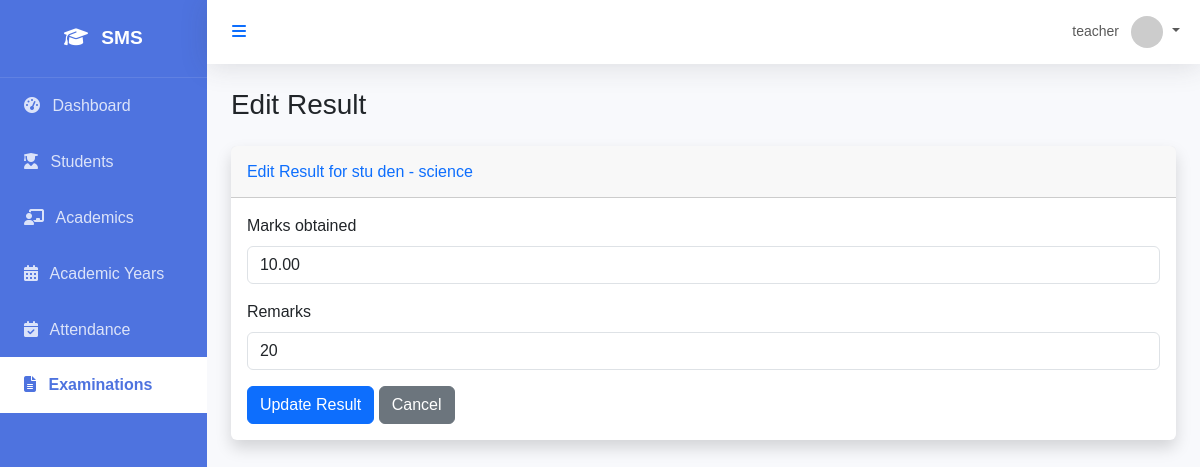
Screenshot of /examination/results/1/edit/ (signed in) with the database file from the repository.
### core/models.py (models this page shows, shortened)
class User(AbstractUser):
    class Role(models.TextChoices):
        SUPER_ADMIN = "SUPER_ADMIN", "Super Admin"
        SCHOOL_ADMIN = "SCHOOL_ADMIN", "School Admin"
        ACADEMIC_ADMIN = "ACADEMIC_ADMIN", "Academic Admin"
        TEACHER = "TEACHER", "Teacher"
        STUDENT = "STUDENT", "Student"
        PARENT = "PARENT", "Parent"
        ACCOUNTANT = "ACCOUNTANT", "Accountant"
        LIBRARIAN = "LIBRARIAN", "Librarian"
        RECEPTIONIST = "RECEPTIONIST", "Receptionist"
        HR_MANAGER = "HR_MANAGER", "HR Manager"
    role = models.CharField(max_length=50, choices=Role.choices, default=Role.STUDENT)
    objects = CustomUserManager()

### examination/models.py (models this page shows, shortened)
class Result(models.Model):
    exam = models.ForeignKey(Exam, on_delete=models.CASCADE)
    student = models.ForeignKey(Student, on_delete=models.CASCADE, related_name='results')
    subject = models.ForeignKey(Subject, on_delete=models.CASCADE)
    marks_obtained = models.DecimalField(max_digits=5, decimal_places=2)
    max_marks = models.DecimalField(max_digits=5, decimal_places=2, default=100.00)
    remarks = models.CharField(max_length=255, blank=True)
    created_at = models.DateTimeField(auto_now_add=True)
    updated_at = models.DateTimeField(auto_now=True)
    class Meta:
        unique_together = ['exam', 'student', 'subject']

### students/models.py (models this page shows, shortened)
class Student(models.Model):
    user = models.OneToOneField(settings.AUTH_USER_MODEL, on_delete=models.CASCADE, related_name='student_profile')
    admission_number = models.CharField(max_length=50, unique=True)
    admission_date = models.DateField()
    roll_number = models.IntegerField(null=True, blank=True)
    date_of_birth = models.DateField()
    gender = models.CharField(max_length=10, choices=[('M', 'Male'), ('F', 'Female'), ('O', 'Other')])
    blood_group = models.CharField(max_length=5, blank=True)
    address = models.TextField()
    phone_number = models.CharField(max_length=15, blank=True)
    current_class = models.ForeignKey('academics.Class', on_delete=models.SET_NULL, null=True, blank=True, related_name='students')
    section = models.ForeignKey('academics.Section', on_delete=models.SET_NULL, null=True, blank=True, related_name='students')
    created_at = models.DateTimeField(auto_now_add=True)
    updated_at = models.DateTimeField(auto_now=True)

### academics/models.py (models this page shows, shortened)
class Subject(models.Model):
    name = models.CharField(max_length=100)
    code = models.CharField(max_length=20, unique=True)
    classes = models.ManyToManyField(Class, related_name='subjects')
    is_elective = models.BooleanField(default=False)

### examination/views.py (the view)
# urls.py: path('results/<int:pk>/edit/', result_edit, name='result_edit'),
@login_required
@user_passes_test(lambda u: u.role in [User.Role.SUPER_ADMIN, User.Role.SCHOOL_ADMIN, User.Role.TEACHER])
def result_edit(request, pk):
    result = get_object_or_404(Result, pk=pk)
    if request.method == 'POST':
        form = ResultForm(request.POST, instance=result)
        if form.is_valid():
            form.save()
            messages.success(request, 'Result updated successfully.')
            return redirect(reverse('class_results') + f'?exam_id={result.exam.id}&class_id={result.student.current_class.id}')
    else:
        form = ResultForm(instance=result)
    return render(request, 'examination/result_edit.html', {'form': form, 'result': result})

### examination/forms.py
class ResultForm(forms.ModelForm):
    class Meta:
        model = Result
        fields = ['marks_obtained', 'remarks']
        widgets = {
            'marks_obtained': forms.NumberInput(attrs={'class': 'form-control'}),
            'remarks': forms.TextInput(attrs={'class': 'form-control'}),
        }

### templates/examination/result_edit.html (shortened to what this page needs)
{% extends 'base.html' %}
{% block content %}
<div class="d-sm-flex align-items-center justify-content-between mb-4">
    <h1 class="h3 mb-0 text-gray-800">Edit Result</h1>
</div>
<div class="card shadow mb-4">
    <div class="card-header py-3">
        <h6 class="m-0 font-weight-bold text-primary">Edit Result for {{ result.student.user.get_full_name }} - {{ result.subject.name }}</h6>
    </div>
    <div class="card-body">
        <form method="post">
            {% for field in form %}
            <div class="mb-3">
                <label class="form-label">{{ field.label }}</label>
                {{ field }}
            </div>
            {% endfor %}
            <button type="submit" class="btn btn-primary">Update Result</button>
            <a href="{% url 'class_results' %}?exam_id={{ result.exam.id }}&class_id={{ result.student.current_class.id }}" class="btn btn-secondary">Cancel</a>
        </form>
    </div>
</div>
{% endblock %}

### templates/base.html (shortened to what this page needs)
<!DOCTYPE html>
<html lang="en">
<head>
    <link href="https://cdn.jsdelivr.net/npm/bootstrap@5.3.0/dist/css/bootstrap.min.css" rel="stylesheet">
    <link href="https://cdnjs.cloudflare.com/ajax/libs/font-awesome/6.4.0/css/all.min.css" rel="stylesheet">
</head>
<body x-data="{ sidebarOpen: true }">
    <div id="wrapper" :class="{ 'toggled': !sidebarOpen }">
        <div id="sidebar-wrapper" x-show="sidebarOpen" x-transition:enter="transition ease-out duration-300" x-transition:enter-start="opacity-0 transform -translate-x-full" x-transition:enter-end="opacity-100 transform translate-x-0" x-transition:leave="transition ease-in duration-300" x-transition:leave-start="opacity-100 transform translate-x-0" x-transition:leave-end="opacity-0 transform -translate-x-full">
            <div class="sidebar-heading">
                <i class="fas fa-graduation-cap me-2"></i> SMS
            </div>
            <div class="list-group list-group-flush">
                <a href="{% url 'dashboard' %}" class="list-group-item list-group-item-action {% if request.resolver_match.url_name == 'dashboard' %}active{% endif %}">
                    <i class="fas fa-tachometer-alt me-2"></i> Dashboard
                </a>
                {% if user.role == 'SUPER_ADMIN' or user.role == 'SCHOOL_ADMIN' or user.role == 'TEACHER' or user.role == 'ACADEMIC_ADMIN' %}
                <a href="{% url 'student_list' %}" class="list-group-item list-group-item-action {% if 'students' in request.path %}active{% endif %}">
                    <i class="fas fa-user-graduate me-2"></i> Students
                </a>
                {% endif %}
                {% if user.role == 'SUPER_ADMIN' or user.role == 'SCHOOL_ADMIN' or user.role == 'TEACHER' or user.role == 'ACADEMIC_ADMIN' or user.role == 'STUDENT' %}
                <a href="{% url 'class_list' %}" class="list-group-item list-group-item-action {% if 'academics' in request.path and 'academic-years' not in request.path %}active{% endif %}">
                    <i class="fas fa-chalkboard-teacher me-2"></i> Academics
                </a>
                <a href="{% url 'academic_year_list' %}" class="list-group-item list-group-item-action {% if 'academic-years' in request.path %}active{% endif %}">
                    <i class="fas fa-calendar-alt me-2"></i> Academic Years
                </a>
                {% endif %}
                <a href="{% url 'attendance_dashboard' %}" class="list-group-item list-group-item-action {% if 'attendance' in request.path %}active{% endif %}">
                    <i class="fas fa-calendar-check me-2"></i> Attendance
                </a>
                <a href="{% url 'exam_list' %}" class="list-group-item list-group-item-action {% if 'examination' in request.path %}active{% endif %}">
                    <i class="fas fa-file-alt me-2"></i> Examinations
                </a>
            </div>
        </div>
        <div id="page-content-wrapper">
            <nav class="navbar navbar-expand-lg navbar-light bg-white mb-4 static-top">
                <div class="container-fluid">
                    <button class="btn btn-link text-primary" @click="sidebarOpen = !sidebarOpen">
                        <i class="fas fa-bars"></i>
                    </button>
                    <ul class="navbar-nav ms-auto">
                        <li class="nav-item dropdown">
                            <a class="nav-link dropdown-toggle" href="#" id="userDropdown" role="button" data-bs-toggle="dropdown" aria-expanded="false">
                                <span class="me-2 d-none d-lg-inline text-gray-600 small">{{ user.username }}</span>
                                <img class="img-profile rounded-circle" src="https://ui-avatars.com/api/?name={{ user.username }}" width="32" height="32">
                            </a>
                        </li>
                    </ul>
                </div>
            </nav>
            <div class="container-fluid px-4">
                {% block content %}{% endblock %}
            </div>
        </div>
    </div>
</body>
</html>

### templates/base.html (style rules this page uses)
:root { --primary-color: #4e73df; --secondary-color: #858796; --success-color: #1cc88a; --info-color: #36b9cc; --warning-color: #f6c23e; --danger-color: #e74a3b; --light-color: #f8f9fc; --dark-color: #5a5c69; }
body { font-family: 'Nunito', sans-serif; background-color: #f8f9fc; overflow-x: hidden; }
#wrapper { display: flex; width: 100%; align-items: stretch; }
#sidebar-wrapper { min-height: 100vh; width: 250px; background-color: var(--primary-color); color: white; transition: all 0.3s ease; }
#sidebar-wrapper .sidebar-heading { padding: 1.5rem; font-size: 1.2rem; font-weight: bold; text-align: center; border-bottom: 1px solid rgba(255, 255, 255, 0.1); }
#sidebar-wrapper .list-group-item { padding: 1rem 1.5rem; background-color: transparent; color: rgba(255, 255, 255, 0.8); border: none; transition: all 0.2s ease; }
#sidebar-wrapper .list-group-item.active { background-color: white; color: var(--primary-color); font-weight: bold; }
#page-content-wrapper { width: 100%; display: flex; flex-direction: column; }
.navbar { box-shadow: 0 .15rem 1.75rem 0 rgba(58,59,69,.15); }
.card { border: none; box-shadow: 0 .15rem 1.75rem 0 rgba(58,59,69,.15); transition: transform 0.2s ease; }

### rows the page displays
User: username "teacher"
Result: student.user.get_full_name "stu den", subject.name "science", form "10.00" "20"

### other values shown
{{ field.label }} "Marks obtained" "Remarks"
